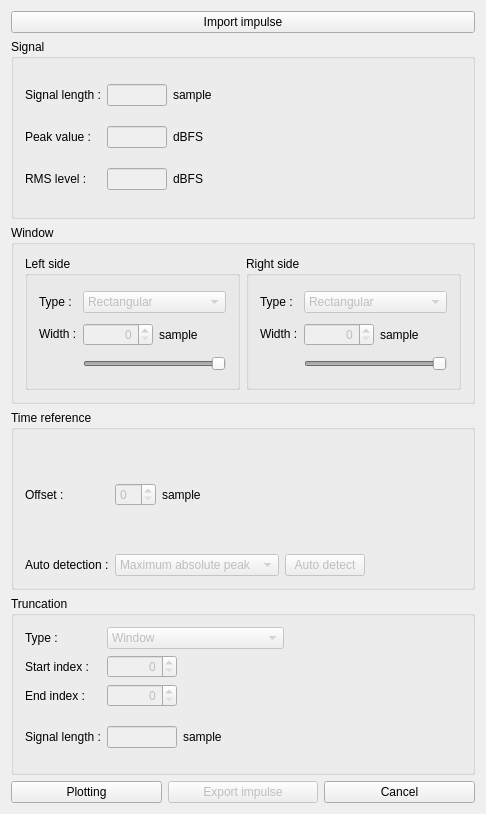
<?xml version="1.0" encoding="UTF-8"?>
<ui version="4.0">
 <class>Windowing</class>
 <widget class="QWidget" name="Windowing">
  <property name="windowModality">
   <enum>Qt::WindowModal</enum>
  </property>
  <property name="geometry">
   <rect>
    <x>0</x>
    <y>0</y>
    <width>486</width>
    <height>814</height>
   </rect>
  </property>
  <property name="sizePolicy">
   <sizepolicy hsizetype="MinimumExpanding" vsizetype="MinimumExpanding">
    <horstretch>0</horstretch>
    <verstretch>0</verstretch>
   </sizepolicy>
  </property>
  <property name="windowTitle">
   <string>Windowing</string>
  </property>
  <layout class="QVBoxLayout" name="verticalLayout">
   <item>
    <widget class="QPushButton" name="importImpulsePushButton">
     <property name="text">
      <string>Import impulse</string>
     </property>
    </widget>
   </item>
   <item>
    <widget class="QGroupBox" name="groupBox_4">
     <property name="minimumSize">
      <size>
       <width>0</width>
       <height>120</height>
      </size>
     </property>
     <property name="title">
      <string>Signal</string>
     </property>
     <layout class="QGridLayout" name="gridLayout_6">
      <item row="2" column="2">
       <widget class="QLabel" name="label_sPeakValueUnit">
        <property name="text">
         <string>dBFS</string>
        </property>
       </widget>
      </item>
      <item row="3" column="0">
       <widget class="QLabel" name="label_sRmsLevel">
        <property name="text">
         <string>RMS level :</string>
        </property>
       </widget>
      </item>
      <item row="3" column="2">
       <widget class="QLabel" name="label_sRmsLevelUnit">
        <property name="text">
         <string>dBFS</string>
        </property>
       </widget>
      </item>
      <item row="0" column="4">
       <spacer name="horizontalSpacer_3">
        <property name="orientation">
         <enum>Qt::Horizontal</enum>
        </property>
        <property name="sizeHint" stdset="0">
         <size>
          <width>40</width>
          <height>20</height>
         </size>
        </property>
       </spacer>
      </item>
      <item row="0" column="0">
       <widget class="QLabel" name="label_sSignalLength">
        <property name="text">
         <string>Signal length :</string>
        </property>
       </widget>
      </item>
      <item row="2" column="0">
       <widget class="QLabel" name="label_sPeakValue">
        <property name="text">
         <string>Peak value :</string>
        </property>
       </widget>
      </item>
      <item row="0" column="1">
       <widget class="QLineEdit" name="sLengthValue">
        <property name="enabled">
         <bool>false</bool>
        </property>
        <property name="sizePolicy">
         <sizepolicy hsizetype="Preferred" vsizetype="Fixed">
          <horstretch>0</horstretch>
          <verstretch>0</verstretch>
         </sizepolicy>
        </property>
        <property name="maximumSize">
         <size>
          <width>60</width>
          <height>16777215</height>
         </size>
        </property>
        <property name="alignment">
         <set>Qt::AlignRight|Qt::AlignTrailing|Qt::AlignVCenter</set>
        </property>
        <property name="readOnly">
         <bool>true</bool>
        </property>
       </widget>
      </item>
      <item row="2" column="1">
       <widget class="QLineEdit" name="sPeakValue">
        <property name="enabled">
         <bool>false</bool>
        </property>
        <property name="sizePolicy">
         <sizepolicy hsizetype="Preferred" vsizetype="Fixed">
          <horstretch>0</horstretch>
          <verstretch>0</verstretch>
         </sizepolicy>
        </property>
        <property name="maximumSize">
         <size>
          <width>60</width>
          <height>16777215</height>
         </size>
        </property>
        <property name="alignment">
         <set>Qt::AlignRight|Qt::AlignTrailing|Qt::AlignVCenter</set>
        </property>
        <property name="readOnly">
         <bool>true</bool>
        </property>
       </widget>
      </item>
      <item row="3" column="1">
       <widget class="QLineEdit" name="sRmsLevelValue">
        <property name="enabled">
         <bool>false</bool>
        </property>
        <property name="sizePolicy">
         <sizepolicy hsizetype="Preferred" vsizetype="Fixed">
          <horstretch>0</horstretch>
          <verstretch>0</verstretch>
         </sizepolicy>
        </property>
        <property name="maximumSize">
         <size>
          <width>60</width>
          <height>16777215</height>
         </size>
        </property>
        <property name="alignment">
         <set>Qt::AlignRight|Qt::AlignTrailing|Qt::AlignVCenter</set>
        </property>
        <property name="readOnly">
         <bool>true</bool>
        </property>
       </widget>
      </item>
      <item row="0" column="2">
       <layout class="QHBoxLayout" name="horizontalLayout_4">
        <item>
         <widget class="QLabel" name="sSignalLengthUnit">
          <property name="minimumSize">
           <size>
            <width>45</width>
            <height>0</height>
           </size>
          </property>
          <property name="text">
           <string>sample</string>
          </property>
         </widget>
        </item>
        <item>
         <spacer name="horizontalSpacer_4">
          <property name="orientation">
           <enum>Qt::Horizontal</enum>
          </property>
          <property name="sizeHint" stdset="0">
           <size>
            <width>40</width>
            <height>20</height>
           </size>
          </property>
         </spacer>
        </item>
       </layout>
      </item>
     </layout>
    </widget>
   </item>
   <item>
    <widget class="QGroupBox" name="groupBox_3">
     <property name="minimumSize">
      <size>
       <width>0</width>
       <height>0</height>
      </size>
     </property>
     <property name="title">
      <string>Window</string>
     </property>
     <layout class="QGridLayout" name="gridLayout_2">
      <item row="0" column="1">
       <widget class="QGroupBox" name="groupBox">
        <property name="minimumSize">
         <size>
          <width>0</width>
          <height>0</height>
         </size>
        </property>
        <property name="maximumSize">
         <size>
          <width>16777215</width>
          <height>16777215</height>
         </size>
        </property>
        <property name="title">
         <string>Left side</string>
        </property>
        <layout class="QGridLayout" name="gridLayout_3">
         <item row="1" column="1">
          <layout class="QHBoxLayout" name="horizontalLayout">
           <item>
            <widget class="QSpinBox" name="wLeftSideWidthValue">
             <property name="enabled">
              <bool>false</bool>
             </property>
             <property name="minimumSize">
              <size>
               <width>70</width>
               <height>0</height>
              </size>
             </property>
             <property name="alignment">
              <set>Qt::AlignRight|Qt::AlignTrailing|Qt::AlignVCenter</set>
             </property>
            </widget>
           </item>
           <item>
            <widget class="QLabel" name="wLeftSideWidthUnit">
             <property name="minimumSize">
              <size>
               <width>45</width>
               <height>0</height>
              </size>
             </property>
             <property name="text">
              <string>sample</string>
             </property>
            </widget>
           </item>
          </layout>
         </item>
         <item row="1" column="0">
          <widget class="QLabel" name="label_2">
           <property name="sizePolicy">
            <sizepolicy hsizetype="Preferred" vsizetype="Fixed">
             <horstretch>0</horstretch>
             <verstretch>0</verstretch>
            </sizepolicy>
           </property>
           <property name="maximumSize">
            <size>
             <width>16777215</width>
             <height>16777215</height>
            </size>
           </property>
           <property name="text">
            <string>Width :</string>
           </property>
          </widget>
         </item>
         <item row="0" column="1">
          <widget class="QComboBox" name="wLeftSideTypeComboBox">
           <property name="enabled">
            <bool>false</bool>
           </property>
           <property name="sizePolicy">
            <sizepolicy hsizetype="Preferred" vsizetype="Preferred">
             <horstretch>0</horstretch>
             <verstretch>0</verstretch>
            </sizepolicy>
           </property>
           <property name="minimumSize">
            <size>
             <width>0</width>
             <height>0</height>
            </size>
           </property>
           <item>
            <property name="text">
             <string>Rectangular</string>
            </property>
           </item>
           <item>
            <property name="text">
             <string>Bartlett</string>
            </property>
           </item>
           <item>
            <property name="text">
             <string>Welch</string>
            </property>
           </item>
           <item>
            <property name="text">
             <string>Hann</string>
            </property>
           </item>
           <item>
            <property name="text">
             <string>Hamming</string>
            </property>
           </item>
           <item>
            <property name="text">
             <string>Blackman</string>
            </property>
           </item>
           <item>
            <property name="text">
             <string>Nuttall</string>
            </property>
           </item>
           <item>
            <property name="text">
             <string>Blackman–Nuttall</string>
            </property>
           </item>
           <item>
            <property name="text">
             <string>Blackman-Harris</string>
            </property>
           </item>
           <item>
            <property name="text">
             <string>Flat top</string>
            </property>
           </item>
          </widget>
         </item>
         <item row="0" column="0">
          <widget class="QLabel" name="label">
           <property name="sizePolicy">
            <sizepolicy hsizetype="Preferred" vsizetype="Fixed">
             <horstretch>0</horstretch>
             <verstretch>0</verstretch>
            </sizepolicy>
           </property>
           <property name="maximumSize">
            <size>
             <width>16777215</width>
             <height>16777215</height>
            </size>
           </property>
           <property name="text">
            <string>Type :</string>
           </property>
          </widget>
         </item>
         <item row="2" column="1">
          <widget class="QSlider" name="wLeftSideWidthSlider">
           <property name="enabled">
            <bool>false</bool>
           </property>
           <property name="sliderPosition">
            <number>99</number>
           </property>
           <property name="orientation">
            <enum>Qt::Horizontal</enum>
           </property>
          </widget>
         </item>
        </layout>
       </widget>
      </item>
      <item row="0" column="2">
       <widget class="QGroupBox" name="groupBox_2">
        <property name="minimumSize">
         <size>
          <width>0</width>
          <height>0</height>
         </size>
        </property>
        <property name="maximumSize">
         <size>
          <width>16777215</width>
          <height>16777215</height>
         </size>
        </property>
        <property name="title">
         <string>Right side</string>
        </property>
        <layout class="QGridLayout" name="gridLayout_4">
         <item row="1" column="0">
          <widget class="QLabel" name="label_4">
           <property name="sizePolicy">
            <sizepolicy hsizetype="Preferred" vsizetype="Fixed">
             <horstretch>0</horstretch>
             <verstretch>0</verstretch>
            </sizepolicy>
           </property>
           <property name="maximumSize">
            <size>
             <width>40</width>
             <height>16777215</height>
            </size>
           </property>
           <property name="text">
            <string>Width :</string>
           </property>
          </widget>
         </item>
         <item row="1" column="1">
          <layout class="QHBoxLayout" name="horizontalLayout_2">
           <item>
            <widget class="QSpinBox" name="wRightSideWidthValue">
             <property name="enabled">
              <bool>false</bool>
             </property>
             <property name="minimumSize">
              <size>
               <width>70</width>
               <height>0</height>
              </size>
             </property>
             <property name="alignment">
              <set>Qt::AlignRight|Qt::AlignTrailing|Qt::AlignVCenter</set>
             </property>
            </widget>
           </item>
           <item>
            <widget class="QLabel" name="wRightSideWidthUnit">
             <property name="minimumSize">
              <size>
               <width>45</width>
               <height>0</height>
              </size>
             </property>
             <property name="text">
              <string>sample</string>
             </property>
            </widget>
           </item>
          </layout>
         </item>
         <item row="0" column="0">
          <widget class="QLabel" name="label_3">
           <property name="sizePolicy">
            <sizepolicy hsizetype="Preferred" vsizetype="Fixed">
             <horstretch>0</horstretch>
             <verstretch>0</verstretch>
            </sizepolicy>
           </property>
           <property name="maximumSize">
            <size>
             <width>40</width>
             <height>16777215</height>
            </size>
           </property>
           <property name="text">
            <string>Type :</string>
           </property>
          </widget>
         </item>
         <item row="0" column="1">
          <widget class="QComboBox" name="wRightSideTypeComboBox">
           <property name="enabled">
            <bool>false</bool>
           </property>
           <property name="sizePolicy">
            <sizepolicy hsizetype="Preferred" vsizetype="Fixed">
             <horstretch>0</horstretch>
             <verstretch>0</verstretch>
            </sizepolicy>
           </property>
           <property name="minimumSize">
            <size>
             <width>0</width>
             <height>0</height>
            </size>
           </property>
           <item>
            <property name="text">
             <string>Rectangular</string>
            </property>
           </item>
           <item>
            <property name="text">
             <string>Bartlett</string>
            </property>
           </item>
           <item>
            <property name="text">
             <string>Welch</string>
            </property>
           </item>
           <item>
            <property name="text">
             <string>Hann</string>
            </property>
           </item>
           <item>
            <property name="text">
             <string>Hamming</string>
            </property>
           </item>
           <item>
            <property name="text">
             <string>Blackman</string>
            </property>
           </item>
           <item>
            <property name="text">
             <string>Nuttall</string>
            </property>
           </item>
           <item>
            <property name="text">
             <string>Blackman–Nuttall</string>
            </property>
           </item>
           <item>
            <property name="text">
             <string>Blackman-Harris</string>
            </property>
           </item>
           <item>
            <property name="text">
             <string>Flat top</string>
            </property>
           </item>
          </widget>
         </item>
         <item row="2" column="1">
          <widget class="QSlider" name="wRightSideWidthSlider">
           <property name="enabled">
            <bool>false</bool>
           </property>
           <property name="sliderPosition">
            <number>99</number>
           </property>
           <property name="orientation">
            <enum>Qt::Horizontal</enum>
           </property>
          </widget>
         </item>
        </layout>
       </widget>
      </item>
     </layout>
    </widget>
   </item>
   <item>
    <widget class="QGroupBox" name="groupBox_5">
     <property name="minimumSize">
      <size>
       <width>0</width>
       <height>0</height>
      </size>
     </property>
     <property name="title">
      <string>Time reference</string>
     </property>
     <layout class="QGridLayout" name="gridLayout_5">
      <item row="0" column="0">
       <widget class="QLabel" name="label_5">
        <property name="maximumSize">
         <size>
          <width>16777215</width>
          <height>16777215</height>
         </size>
        </property>
        <property name="text">
         <string>Offset :</string>
        </property>
       </widget>
      </item>
      <item row="1" column="0">
       <widget class="QLabel" name="label_10">
        <property name="text">
         <string>Auto detection :</string>
        </property>
       </widget>
      </item>
      <item row="0" column="1" colspan="2">
       <layout class="QHBoxLayout" name="horizontalLayout_6">
        <item>
         <widget class="QSpinBox" name="tOffsetValue">
          <property name="enabled">
           <bool>false</bool>
          </property>
         </widget>
        </item>
        <item>
         <widget class="QLabel" name="wTimeOffsetUnit">
          <property name="minimumSize">
           <size>
            <width>45</width>
            <height>0</height>
           </size>
          </property>
          <property name="text">
           <string>sample</string>
          </property>
         </widget>
        </item>
        <item>
         <spacer name="horizontalSpacer">
          <property name="orientation">
           <enum>Qt::Horizontal</enum>
          </property>
          <property name="sizeHint" stdset="0">
           <size>
            <width>40</width>
            <height>20</height>
           </size>
          </property>
         </spacer>
        </item>
       </layout>
      </item>
      <item row="1" column="1">
       <widget class="QComboBox" name="tAutoDetectComboBox">
        <property name="enabled">
         <bool>false</bool>
        </property>
        <property name="minimumSize">
         <size>
          <width>150</width>
          <height>0</height>
         </size>
        </property>
        <item>
         <property name="text">
          <string>Maximum absolute peak</string>
         </property>
        </item>
        <item>
         <property name="text">
          <string>Maximum positive peak</string>
         </property>
        </item>
       </widget>
      </item>
      <item row="1" column="2">
       <widget class="QPushButton" name="tAutoDetectPushButton">
        <property name="enabled">
         <bool>false</bool>
        </property>
        <property name="maximumSize">
         <size>
          <width>16777215</width>
          <height>50</height>
         </size>
        </property>
        <property name="text">
         <string>Auto detect</string>
        </property>
       </widget>
      </item>
      <item row="1" column="3">
       <spacer name="horizontalSpacer_2">
        <property name="orientation">
         <enum>Qt::Horizontal</enum>
        </property>
        <property name="sizeHint" stdset="0">
         <size>
          <width>40</width>
          <height>20</height>
         </size>
        </property>
       </spacer>
      </item>
     </layout>
    </widget>
   </item>
   <item>
    <widget class="QGroupBox" name="groupBox_6">
     <property name="minimumSize">
      <size>
       <width>0</width>
       <height>100</height>
      </size>
     </property>
     <property name="title">
      <string>Truncation</string>
     </property>
     <layout class="QGridLayout" name="gridLayout">
      <item row="4" column="0">
       <widget class="QLabel" name="label_8">
        <property name="text">
         <string>End index :</string>
        </property>
       </widget>
      </item>
      <item row="2" column="0">
       <widget class="QLabel" name="label_6">
        <property name="text">
         <string>Type :</string>
        </property>
       </widget>
      </item>
      <item row="3" column="0">
       <widget class="QLabel" name="label_7">
        <property name="text">
         <string>Start index :</string>
        </property>
       </widget>
      </item>
      <item row="2" column="1">
       <widget class="QComboBox" name="trTypeComboBox">
        <property name="enabled">
         <bool>false</bool>
        </property>
        <property name="minimumSize">
         <size>
          <width>80</width>
          <height>0</height>
         </size>
        </property>
        <item>
         <property name="text">
          <string>Window</string>
         </property>
        </item>
        <item>
         <property name="text">
          <string>Manual</string>
         </property>
        </item>
       </widget>
      </item>
      <item row="2" column="4">
       <spacer name="horizontalSpacer_5">
        <property name="orientation">
         <enum>Qt::Horizontal</enum>
        </property>
        <property name="sizeHint" stdset="0">
         <size>
          <width>40</width>
          <height>20</height>
         </size>
        </property>
       </spacer>
      </item>
      <item row="5" column="0">
       <widget class="QLabel" name="label_9">
        <property name="text">
         <string>Signal length :</string>
        </property>
       </widget>
      </item>
      <item row="5" column="1">
       <layout class="QHBoxLayout" name="horizontalLayout_5">
        <item>
         <widget class="QLineEdit" name="trSignalLengthValue">
          <property name="enabled">
           <bool>false</bool>
          </property>
          <property name="maximumSize">
           <size>
            <width>70</width>
            <height>16777215</height>
           </size>
          </property>
          <property name="alignment">
           <set>Qt::AlignRight|Qt::AlignTrailing|Qt::AlignVCenter</set>
          </property>
          <property name="readOnly">
           <bool>true</bool>
          </property>
         </widget>
        </item>
        <item>
         <widget class="QLabel" name="trSignalLengthUnit">
          <property name="text">
           <string>sample</string>
          </property>
         </widget>
        </item>
       </layout>
      </item>
      <item row="3" column="1">
       <widget class="QSpinBox" name="trStartIndexValue">
        <property name="enabled">
         <bool>false</bool>
        </property>
        <property name="maximumSize">
         <size>
          <width>70</width>
          <height>16777215</height>
         </size>
        </property>
        <property name="alignment">
         <set>Qt::AlignRight|Qt::AlignTrailing|Qt::AlignVCenter</set>
        </property>
       </widget>
      </item>
      <item row="4" column="1">
       <widget class="QSpinBox" name="trEndIndexValue">
        <property name="enabled">
         <bool>false</bool>
        </property>
        <property name="maximumSize">
         <size>
          <width>70</width>
          <height>16777215</height>
         </size>
        </property>
        <property name="font">
         <font>
          <weight>50</weight>
          <bold>false</bold>
         </font>
        </property>
        <property name="alignment">
         <set>Qt::AlignRight|Qt::AlignTrailing|Qt::AlignVCenter</set>
        </property>
       </widget>
      </item>
     </layout>
    </widget>
   </item>
   <item>
    <layout class="QHBoxLayout" name="horizontalLayout_3">
     <item>
      <widget class="QPushButton" name="plottingPushButton">
       <property name="text">
        <string>Plotting</string>
       </property>
      </widget>
     </item>
     <item>
      <widget class="QPushButton" name="exportImpulsePushButton">
       <property name="enabled">
        <bool>false</bool>
       </property>
       <property name="text">
        <string>Export impulse</string>
       </property>
      </widget>
     </item>
     <item>
      <widget class="QPushButton" name="cancelPushButton">
       <property name="text">
        <string>Cancel</string>
       </property>
      </widget>
     </item>
    </layout>
   </item>
  </layout>
 </widget>
 <layoutdefault spacing="6" margin="11"/>
 <resources/>
 <connections>
  <connection>
   <sender>wLeftSideWidthValue</sender>
   <signal>valueChanged(int)</signal>
   <receiver>wLeftSideWidthSlider</receiver>
   <slot>setValue(int)</slot>
   <hints>
    <hint type="sourcelabel">
     <x>130</x>
     <y>283</y>
    </hint>
    <hint type="destinationlabel">
     <x>166</x>
     <y>315</y>
    </hint>
   </hints>
  </connection>
  <connection>
   <sender>wLeftSideWidthSlider</sender>
   <signal>valueChanged(int)</signal>
   <receiver>wLeftSideWidthValue</receiver>
   <slot>setValue(int)</slot>
   <hints>
    <hint type="sourcelabel">
     <x>201</x>
     <y>313</y>
    </hint>
    <hint type="destinationlabel">
     <x>137</x>
     <y>291</y>
    </hint>
   </hints>
  </connection>
  <connection>
   <sender>wRightSideWidthSlider</sender>
   <signal>valueChanged(int)</signal>
   <receiver>wRightSideWidthValue</receiver>
   <slot>setValue(int)</slot>
   <hints>
    <hint type="sourcelabel">
     <x>356</x>
     <y>312</y>
    </hint>
    <hint type="destinationlabel">
     <x>358</x>
     <y>289</y>
    </hint>
   </hints>
  </connection>
  <connection>
   <sender>wRightSideWidthValue</sender>
   <signal>valueChanged(int)</signal>
   <receiver>wRightSideWidthSlider</receiver>
   <slot>setValue(int)</slot>
   <hints>
    <hint type="sourcelabel">
     <x>337</x>
     <y>279</y>
    </hint>
    <hint type="destinationlabel">
     <x>334</x>
     <y>318</y>
    </hint>
   </hints>
  </connection>
 </connections>
</ui>
